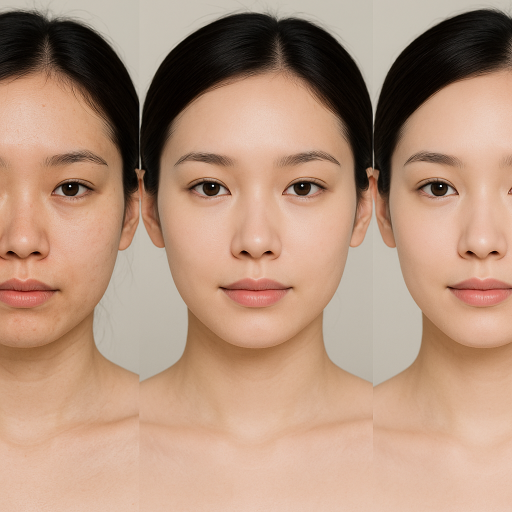
#> input picture face.png, 1024 x 1024 px, given in place of face.jpg, which was not available (shown at 1/2 size)
$ python app.py face.jpg   (older library calls are emulated)
#> lines starting #> are read from the running program, lines starting #| are printed output that depends on the picture; after the words box and inside, x2 and y2 are one past the last pixel; in counts of white or black regions, pixels touching at a corner belong together; pictures that were not available may be replaced by others from this repository, and a replacement may not be noted
# app.py — skin-light core analysis (v3, 2025-10)
import os, json
import cv2, numpy as np

# ---------- Utils ----------
def _ensure_dir(path: str):
    d = os.path.dirname(path)
    if d and not os.path.exists(d):
        os.makedirs(d, exist_ok=True)

def read_image(path: str):
    img = cv2.imread(path)
    if img is None:
        raise FileNotFoundError(
            f"이미지를 불러올 수 없습니다: {path}\n"
            f"- 경로/파일명 확인\n- HEIC은 지원 X (JPG/PNG 권장)"
        )
    return img

def detect_face_bbox(img):
    gray = cv2.cvtColor(img, cv2.COLOR_BGR2GRAY)
    cascade = cv2.CascadeClassifier(
        cv2.data.haarcascades + "haarcascade_frontalface_default.xml"
    )
    faces = cascade.detectMultiScale(gray, 1.1, 5, minSize=(80, 80))
    if len(faces) == 0:
        h, w = img.shape[:2]
        return (int(w*0.1), int(h*0.1), int(w*0.8), int(h*0.8))  # fallback: 중앙영역
    # 가장 큰 얼굴
    x, y, w, h = sorted(faces, key=lambda r: r[2]*r[3], reverse=True)[0]
    return (x, y, w, h)

def apply_light_compensation(bgr):
    # Y(밝기) 채널 CLAHE
    ycrcb = cv2.cvtColor(bgr, cv2.COLOR_BGR2YCrCb)
    y, cr, cb = cv2.split(ycrcb)
    clahe = cv2.createCLAHE(clipLimit=2.0, tileGridSize=(8,8))
    y2 = clahe.apply(y)
    out = cv2.cvtColor(cv2.merge([y2, cr, cb]), cv2.COLOR_YCrCb2BGR)
    return out

def get_skin_mask(bgr):
    """HSV + YCrCb 결합 마스크 (조명/색차에 비교적 강함)"""
    img = bgr.copy()
    img_blur = cv2.bilateralFilter(img, 7, 50, 50)

    hsv = cv2.cvtColor(img_blur, cv2.COLOR_BGR2HSV)
    ycc = cv2.cvtColor(img_blur, cv2.COLOR_BGR2YCrCb)

    # HSV 범위 (피부톤 근사)
    lower_hsv = np.array([0, 30, 30], dtype=np.uint8)
    upper_hsv = np.array([25, 180, 255], dtype=np.uint8)
    mask_hsv = cv2.inRange(hsv, lower_hsv, upper_hsv)

    # YCrCb 범위 (피부톤 근사)
    lower_ycc = np.array([0, 135, 85], dtype=np.uint8)
    upper_ycc = np.array([255, 180, 135], dtype=np.uint8)
    mask_ycc = cv2.inRange(ycc, lower_ycc, upper_ycc)

    mask = cv2.bitwise_and(mask_hsv, mask_ycc)

    # 모폴로지 정리
    k = cv2.getStructuringElement(cv2.MORPH_ELLIPSE, (5,5))
    mask = cv2.morphologyEx(mask, cv2.MORPH_OPEN, k, iterations=2)
    mask = cv2.morphologyEx(mask, cv2.MORPH_CLOSE, k, iterations=2)

    # 얼굴 외부 제거를 위해 컨벡스헐 보정(옵션)
    return mask

def compute_indices(bgr, mask):
    """세 지표 계산: Redness, Blemish, Tone Uniformity (0~1 스케일)"""
    # 붉은기: (R - G)+ 평균
    b, g, r = cv2.split(bgr)
    red_map = cv2.subtract(r, g)  # R-G
    red_map = cv2.max(red_map, 0)
    m = (mask > 0)
    if m.sum() < 50:  # 마스크가 너무 작으면 전체 사용
        m = np.ones_like(red_map, dtype=bool)

    redness = float(red_map[m].mean() / 255.0)
    redness = float(np.clip(redness, 0.0, 1.0))

    # 반점(Blemish): Laplacian 변동성 (텍스처 강도)
    gray = cv2.cvtColor(bgr, cv2.COLOR_BGR2GRAY)
    lap = cv2.Laplacian(gray, cv2.CV_32F, ksize=3)
    # 마스크 영역의 표준편차 → 0~1 정규화
    std = float(lap[m].std())
    blemish = float(np.clip(std / 40.0, 0.0, 1.0))  # 경험적 스케일

    # 톤 균일(Uniformity): 밝기(Y) 표준편차 → 1 - 정규화
    ycc = cv2.cvtColor(bgr, cv2.COLOR_BGR2YCrCb)
    y = ycc[...,0].astype(np.float32)
    tone_std = float(y[m].std())
    tone = float(1.0 - np.clip(tone_std / 64.0, 0.0, 1.0))  # std 작을수록 균일

    return redness, blemish, tone, red_map

def visualize(bgr, mask, red_map, scores):
    """히트맵 오버레이 + 게이지 바"""
    redness, blemish, tone = scores
    # 히트맵: redness를 컬러맵으로
    heat = cv2.normalize(red_map, None, 0, 255, cv2.NORM_MINMAX).astype(np.uint8)
    heat = cv2.applyColorMap(heat, cv2.COLORMAP_JET)
    heat[mask == 0] = 0
    overlay = cv2.addWeighted(bgr, 0.7, heat, 0.6, 0)

    # 게이지 바 렌더링(아래쪽)
    h, w = overlay.shape[:2]
    panel_h = 80
    canvas = np.full((h + panel_h, w, 3), 255, np.uint8)
    canvas[:h] = overlay

    def draw_gauge(x, label, val):
        y0 = h + 20
        w_bar, h_bar = int(w*0.28), 14
        cv2.putText(canvas, f"{label}: {val:.2f}", (x, y0-6),
                    cv2.FONT_HERSHEY_SIMPLEX, 0.5, (60,60,60), 1, cv2.LINE_AA)
        cv2.rectangle(canvas, (x, y0+10), (x+w_bar, y0+10+h_bar), (210,210,210), -1)
        cv2.rectangle(canvas, (x, y0+10), (x+int(w_bar*val), y0+10+h_bar), (50,120,255), -1)
        cv2.rectangle(canvas, (x, y0+10), (x+w_bar, y0+10+h_bar), (90,90,90), 1)

    gap = int(w*0.08)
    start = int(w*0.06)
    draw_gauge(start + (w//3)*0, "Redness", redness)
    draw_gauge(start + (w//3)*1, "Blemish", blemish)
    draw_gauge(start + (w//3)*2, "Tone", tone)

    # 요약 문장
    txt = []
    txt.append("홍조 " + ("↑높음" if redness >= 0.6 else "보통" if redness >= 0.3 else "낮음"))
    txt.append("반점/요철 " + ("↑뚜렷" if blemish >= 0.6 else "보통" if blemish >= 0.3 else "미약"))
    txt.append("톤 균일 " + ("좋음" if tone >= 0.6 else "보통" if tone >= 0.3 else "불균일"))
    summary = " · ".join(txt)
    cv2.putText(canvas, summary, (start, h + 60),
                cv2.FONT_HERSHEY_SIMPLEX, 0.6, (30,30,30), 2, cv2.LINE_AA)

    return canvas

# ---------- Public API ----------
def analyze(
    image_path: str,
    save_path: str = "outputs/result.png",
    *,
    auto_face: bool = True,
    light_comp: bool = False,
    export_json: str | None = None,
    return_image: bool = False,
):
    """Returns:
      - 기본: (redness, blemish, tone, save_path)
      - return_image=True: (redness, blemish, tone, save_path, vis_img)
    """
    _ensure_dir(save_path)
    img = read_image(image_path)
#> in read_image, img is the input picture: shape (1024, 1024, 3); mean B, G, R 124.3, 146.1, 179.7

    # 얼굴 박스 → 피부 마스크 범위를 얼굴 근처로 제한(과도한 배경 제거)
    if auto_face:
        x, y, w, h = detect_face_bbox(img)
#> in detect_face_bbox, `gray = cv2.cvtColor(img, cv2.COLOR_BGR2GRAY)`:
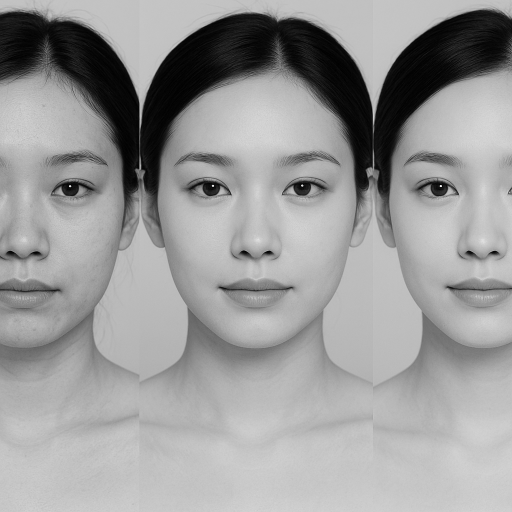
#> gray: shape (1024, 1024) (shown at 1/2 size); min 0, max 255, mean 153.7
#> in detect_face_bbox, `faces = cascade.detectMultiScale(gray, 1.1, 5, minSize=(80, 80))`: faces = [[255, 175, 514, 514]]
#> in detect_face_bbox, `x, y, w, h = sorted(faces, key=lambda r: r[2]*r[3], reverse=True)[0]`: x = 255; y = 175; w = 514
#> x = 255; y = 175; w = 514; h = 514
        face_roi = img[y:y+h, x:x+w].copy()
    else:
        face_roi = img.copy()

    if light_comp:
        face_roi = apply_light_compensation(face_roi)
#> in apply_light_compensation, `ycrcb = cv2.cvtColor(bgr, cv2.COLOR_BGR2YCrCb)`: ycrcb: shape (514, 514, 3); mean of channels 0, 1, 2 150.9, 146.9, 111.5

    mask = get_skin_mask(face_roi)
#> in get_skin_mask, `hsv = cv2.cvtColor(img_blur, cv2.COLOR_BGR2HSV)`: hsv: shape (514, 514, 3); mean H, S, V 12.7, 84.4, 179.2
#> in get_skin_mask, `ycc = cv2.cvtColor(img_blur, cv2.COLOR_BGR2YCrCb)`: ycc: shape (514, 514, 3); mean of channels 0, 1, 2 152.8, 146.8, 111.6
#> in get_skin_mask, `mask_hsv = cv2.inRange(hsv, lower_hsv, upper_hsv)`:
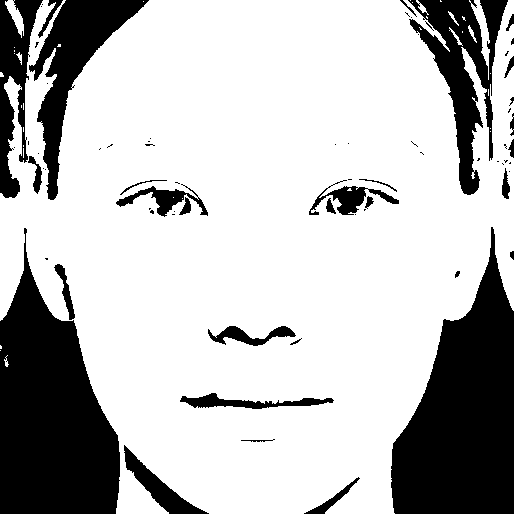
#> mask_hsv: shape (514, 514); 74.2% white; 71 black regions (42 under 20 px), largest, box (x1, y1, x2, y2) and area: (391, 227, 514, 514) 21384, (0, 228, 120, 514) 21302, (408, 0, 508, 195) 7233
#> in get_skin_mask, `mask_ycc = cv2.inRange(ycc, lower_ycc, upper_ycc)`: mask_ycc: shape (514, 514); 71.8% white; 16 black regions (9 under 20 px), largest, box (x1, y1, x2, y2) and area: (391, 230, 514, 514) 21380, (0, 255, 120, 514) 21329, (0, 0, 153, 211) 16508
#> in get_skin_mask, `mask = cv2.bitwise_and(mask_hsv, mask_ycc)`: mask: shape (514, 514); 69.6% white; 38 black regions (20 under 20 px), largest, box (x1, y1, x2, y2) and area: (391, 227, 514, 514) 21425, (0, 228, 120, 514) 21386, (0, 0, 153, 211) 16508
#> in get_skin_mask, `mask = cv2.morphologyEx(mask, cv2.MORPH_OPEN, k, iterations=2)`: mask: shape (514, 514); 68.9% white; 20 black regions (7 under 20 px), largest, box (x1, y1, x2, y2) and area: (0, 228, 209, 514) 23405, (391, 227, 514, 514) 21446, (0, 0, 153, 211) 16552
#> in get_skin_mask, `mask = cv2.morphologyEx(mask, cv2.MORPH_CLOSE, k, iterations=2)`: mask: shape (514, 514); 69.7% white; 11 black regions, largest, box (x1, y1, x2, y2) and area: (0, 270, 205, 514) 22905, (391, 260, 514, 514) 21282, (0, 0, 150, 209) 16516
    r, b, t, red_map = compute_indices(face_roi, mask)
#> in compute_indices, `red_map = cv2.subtract(r, g)`:
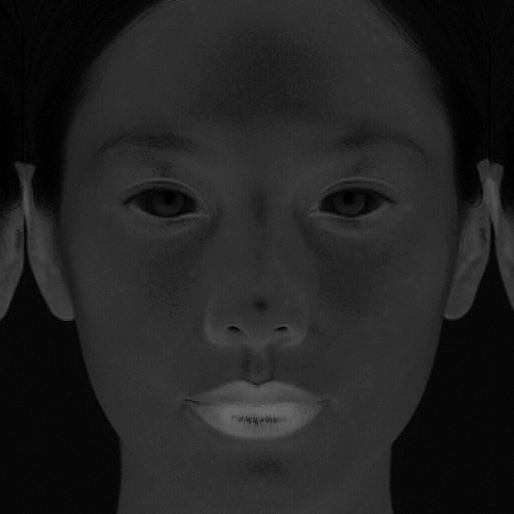
#> red_map: shape (514, 514); min 0, max 112, mean 34.2
#> in compute_indices, `redness = float(red_map[m].mean() / 255.0)`: redness = 0.177
#> in compute_indices, `lap = cv2.Laplacian(gray, cv2.CV_32F, ksize=3)`:
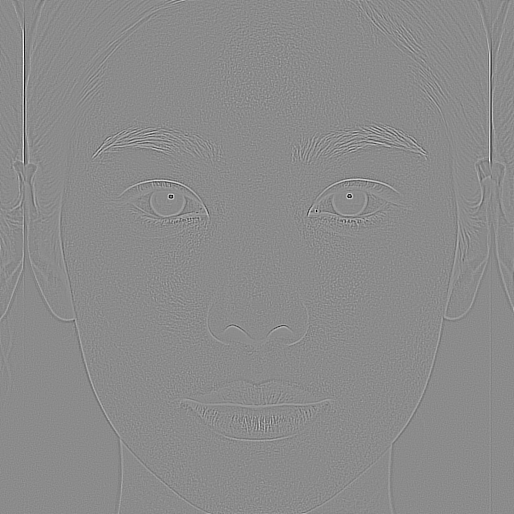
#> lap: shape (514, 514) float32; min -1212, max 1002, mean 0; drawn with min black and max white
#> in compute_indices, `std = float(lap[m].std())`: std = 63.2
#> in compute_indices, `blemish = float(np.clip(std / 40.0, 0.0, 1.0))`: blemish = 1
#> in compute_indices, `ycc = cv2.cvtColor(bgr, cv2.COLOR_BGR2YCrCb)`: ycc: shape (514, 514, 3); mean of channels 0, 1, 2 152.7, 146.9, 111.5
#> in compute_indices, `tone_std = float(y[m].std())`: tone_std = 40.61
#> in compute_indices, `tone = float(1.0 - np.clip(tone_std / 64.0, 0.0, 1.0))`: tone = 0.365
#> r = 0.177; b = 1; t = 0.365
    vis = visualize(face_roi, mask, red_map, (r, b, t))
#> in visualize, `heat[mask == 0] = 0`:
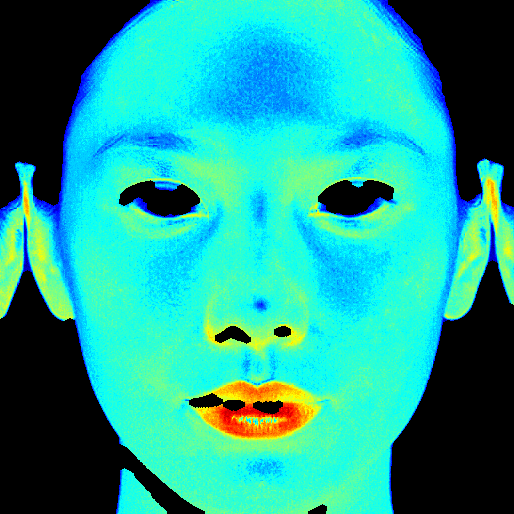
#> heat: shape (514, 514, 3); mean B, G, R 147.1, 163.2, 31.1
#> in visualize, `overlay = cv2.addWeighted(bgr, 0.7, heat, 0.6, 0)`:
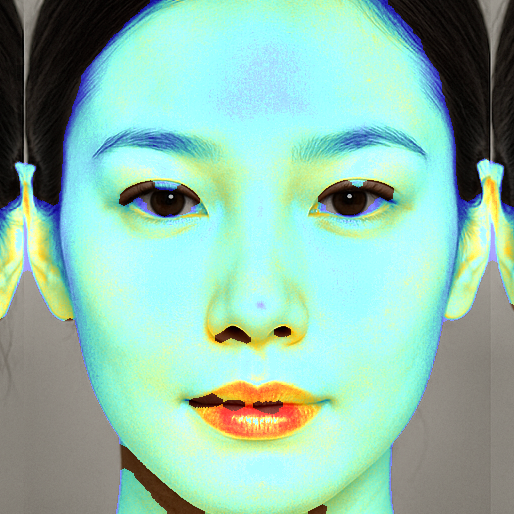
#> overlay: shape (514, 514, 3); mean B, G, R 172.2, 191.1, 143.6
#> in visualize, `cv2.putText(canvas, summary, (start, h + 60), cv2.FONT_HERSHEY_SIMPLEX..`:
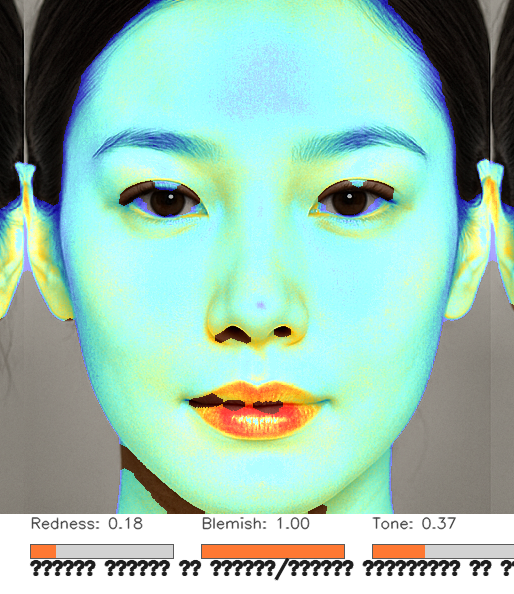
#> canvas: shape (594, 514, 3); mean B, G, R 177.3, 194.3, 154.4

    cv2.imwrite(save_path, vis)

    if export_json:
        _ensure_dir(export_json)
        with open(export_json, "w", encoding="utf-8") as f:
            json.dump(
                {"redness": round(r,3), "blemish": round(b,3), "tone_uniformity": round(t,3),
                 "image": image_path, "result_image": save_path,
                 "auto_face": auto_face, "light_comp": light_comp},
                f, ensure_ascii=False, indent=2
            )

    if return_image:
        return r, b, t, save_path, vis
    return r, b, t, save_path

if __name__ == "__main__":
    # 빠른 CLI 사용 예:
    # python app.py "face.jpg"
    import sys
    if len(sys.argv) < 2:
        print("Usage: python app.py <image_path>")
        sys.exit(1)
    _, img_path = sys.argv[:2]
    r, b, t, out = analyze(img_path, "outputs/result.png", auto_face=True, light_comp=True)
#> r = 0.177; b = 1; t = 0.365; out = 'outputs/result.png'
    print(f"Redness={r:.3f}, Blemish={b:.3f}, Tone={t:.3f}\nSaved → {out}")
#| Redness=0.177, Blemish=1.000, Tone=0.365
#| Saved → outputs/result.png
